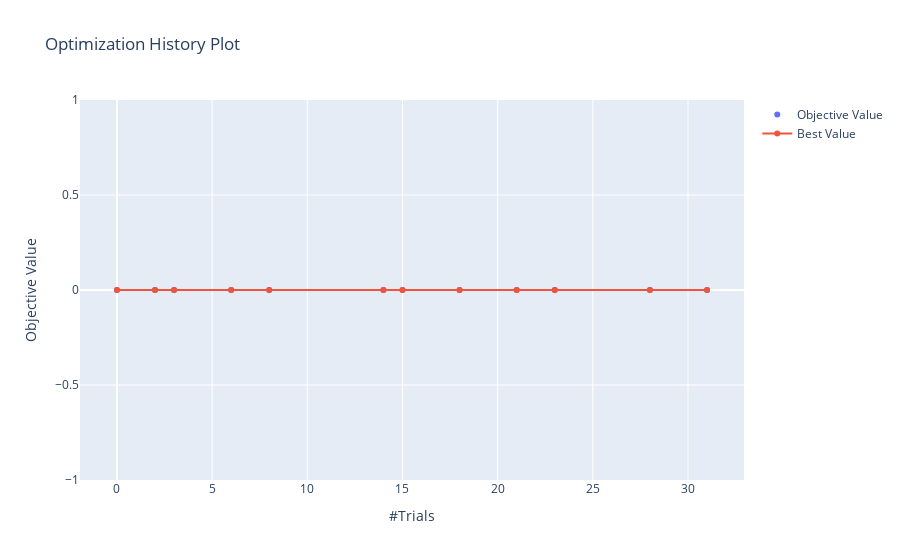

Source (notebook cell):
### Code cell
tuna.visualization.plot_optimization_history(study)

### Figure 1 — Plotly figure (JSON) as saved in the notebook; plotly's stock layout.template omitted (floating-point values rounded to 4 significant figures)
{"data": [{"mode": "markers", "name": "Objective Value", "type": "scatter", "x": [0, 2, 3, 6, 8, 14, 15, 18, 21, 23, 28, 31], "y": [0, 0, 0, 0, 0, 0, 0, 0, 0, 0, 0, 0]}, {"name": "Best Value", "type": "scatter", "x": [0, 2, 3, 6, 8, 14, 15, 18, 21, 23, 28, 31], "y": [0, 0, 0, 0, 0, 0, 0, 0, 0, 0, 0, 0]}], "layout": {"title": {"text": "Optimization History Plot"}, "xaxis": {"title": {"text": "#Trials"}}, "yaxis": {"title": {"text": "Objective Value"}}}}
